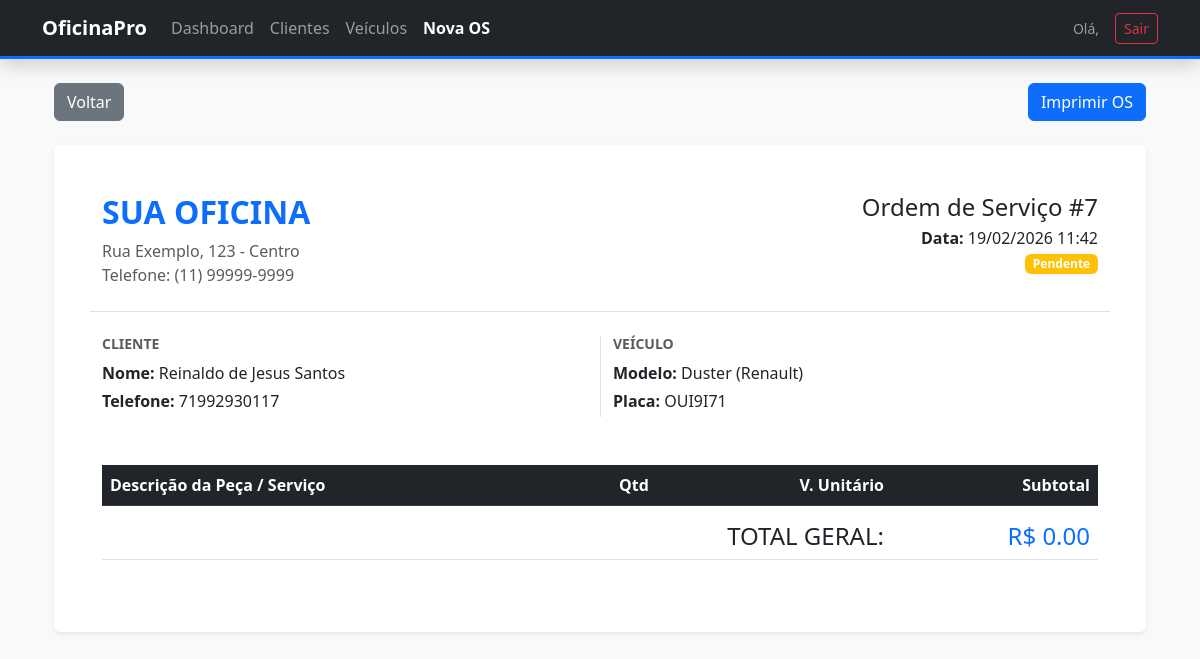
Page /oficina/os/visualizar/7/ on the earlier database version.
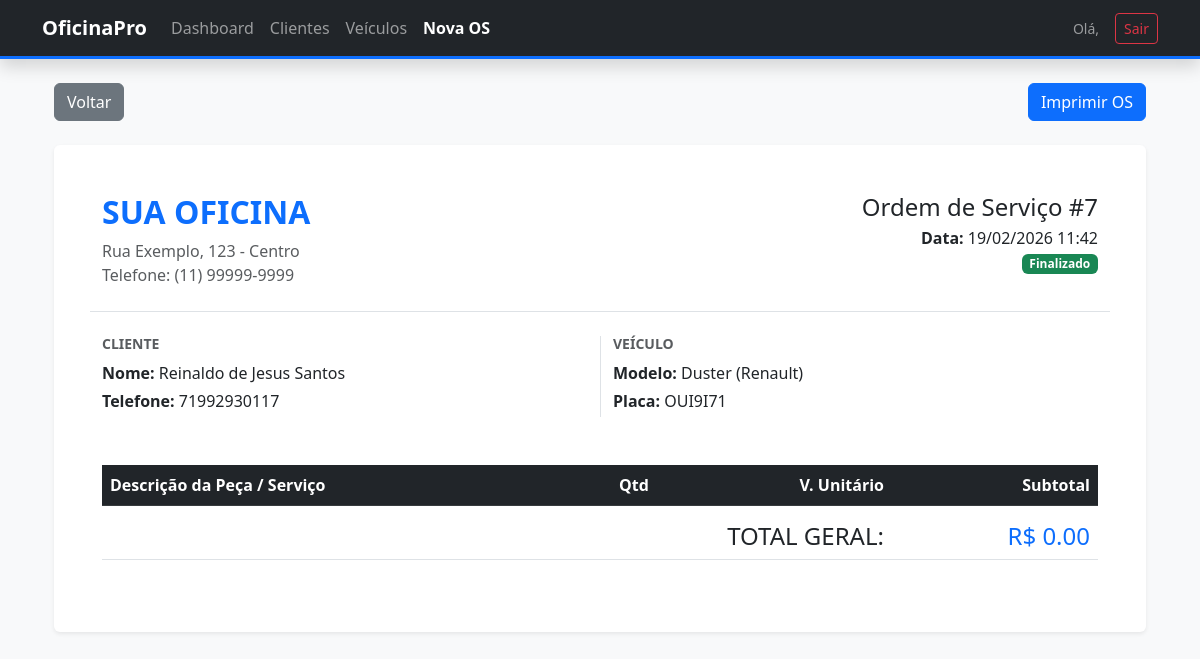
Same page on the later database version.
### gestao/models.py (models this page shows, shortened)
class OrdemServico(models.Model):
    STATUS_CHOICES = [
        ("P", "Pendente"),
        ("A", "Aprovado"),
        ("F", "Finalizado"),
        ("C", "Cancelado"),  # Adicionei Cancelado para maior controle
    ]
    veiculo = models.ForeignKey(Veiculo, on_delete=models.CASCADE)
    mecanico = models.ForeignKey(User, on_delete=models.PROTECT)
    data_criacao = models.DateTimeField(auto_now_add=True)
    status = models.CharField(max_length=1, choices=STATUS_CHOICES,
                              default="P")
    observacoes = models.TextField(blank=True)
    @property
    def total_geral(self):
        return sum(item.valor_total for item in self.itens.all())

class Veiculo(models.Model):
    cliente = models.ForeignKey(
        Cliente, on_delete=models.CASCADE,
        related_name="veiculos"
    )
    placa = models.CharField(max_length=7, unique=True)
    modelo = models.CharField(max_length=50)
    marca = models.CharField(max_length=50)

class Cliente(models.Model):
    nome = models.CharField(max_length=100)
    email = models.EmailField()
    telefone = models.CharField(max_length=20)
    cpf = models.CharField(max_length=14, unique=True)

### gestao/views.py (the view)
# urls.py: path("os/visualizar/<int:pk>/", views.detalhe_os, name="detalhe_os"),
def detalhe_os(request, pk):
    os = get_object_or_404(OrdemServico, pk=pk)
    return render(request, "gestao/detalhe_os.html", {"os": os})

### gestao/templates/gestao/detalhe_os.html (shortened to what this page needs)
{% extends 'gestao/base.html' %}
{% block content %}
<div class="container my-4">
    <div class="d-print-none mb-4 d-flex justify-content-between">
        <a href="{% url 'dashboard' %}" class="btn btn-secondary">
             Voltar
        </a>
        <div>
            <button onclick="window.print()" class="btn btn-primary">
                 Imprimir OS
            </button>
        </div>
    </div>
    <div class="card shadow-sm p-5 bg-white" id="printable-area">
        <div class="row border-bottom pb-4 mb-4">
            <div class="col-6">
                <h2 class="text-uppercase fw-bold text-primary">Sua Oficina</h2>
                <p class="text-muted mb-0">Rua Exemplo, 123 - Centro</p>
                <p class="text-muted mb-0">Telefone: (11) 99999-9999</p>
            </div>
            <div class="col-6 text-end">
                <h4 class="mb-1">Ordem de Serviço #{{ os.id }}</h4>
                <p class="mb-0"><strong>Data:</strong> {{ os.data_criacao|date:"d/m/Y H:i" }}</p>
                <span
                    class="badge {% if os.status == 'F' %}bg-success{% elif os.status == 'P' %}bg-warning{% else %}bg-primary{% endif %}">
                    {{ os.get_status_display }}
                </span>
            </div>
        </div>
        <div class="row mb-5">
            <div class="col-6">
                <h6 class="text-muted text-uppercase small fw-bold">Cliente</h6>
                <p class="mb-1"><strong>Nome:</strong> {{ os.veiculo.cliente.nome }}</p>
                <p class="mb-1"><strong>Telefone:</strong> {{ os.veiculo.cliente.telefone }}</p>
            </div>
            <div class="col-6 border-start">
                <h6 class="text-muted text-uppercase small fw-bold">Veículo</h6>
                <p class="mb-1"><strong>Modelo:</strong> {{ os.veiculo.modelo }} ({{ os.veiculo.marca }})</p>
                <p class="mb-1"><strong>Placa:</strong> {{ os.veiculo.placa }}</p>
            </div>
        </div>
        <table class="table table-striped mb-4">
            <thead class="table-dark">
                <tr>
                    <th>Descrição da Peça / Serviço</th>
                    <th class="text-center">Qtd</th>
                    <th class="text-end">V. Unitário</th>
                    <th class="text-end">Subtotal</th>
                </tr>
            </thead>
            <tfoot>
                <tr>
                    <th colspan="3" class="text-end h4 pt-3">TOTAL GERAL:</th>
                    <th class="text-end h4 pt-3 text-primary">R$ {{ os.total_geral|floatformat:2 }}</th>
                </tr>
            </tfoot>
        </table>
    </div>
</div>
{% endblock %}

Differences in the rows shown:
changed OrdemServico "Reinaldo de Jesus Santos": status "Pendente" → "Finalizado"
